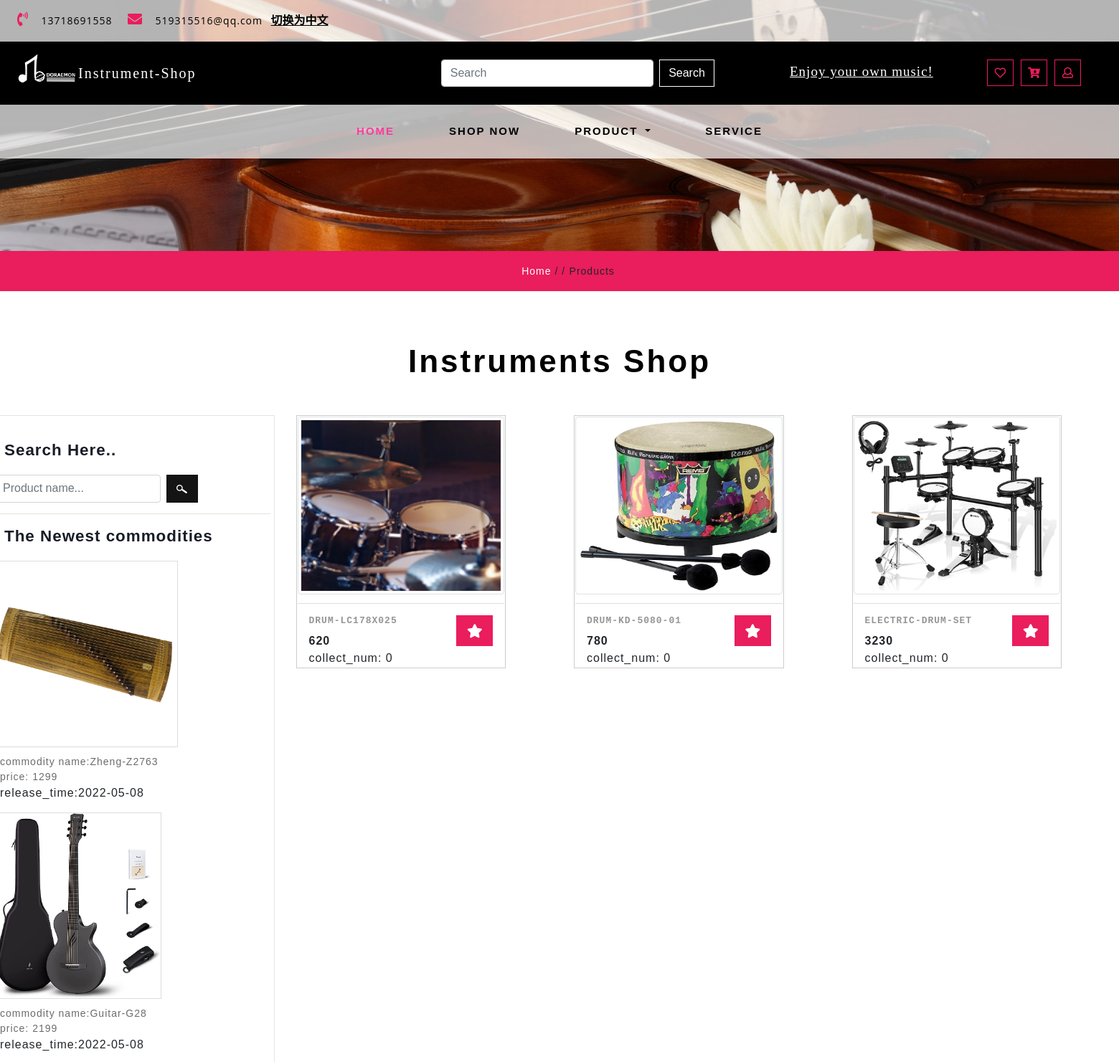
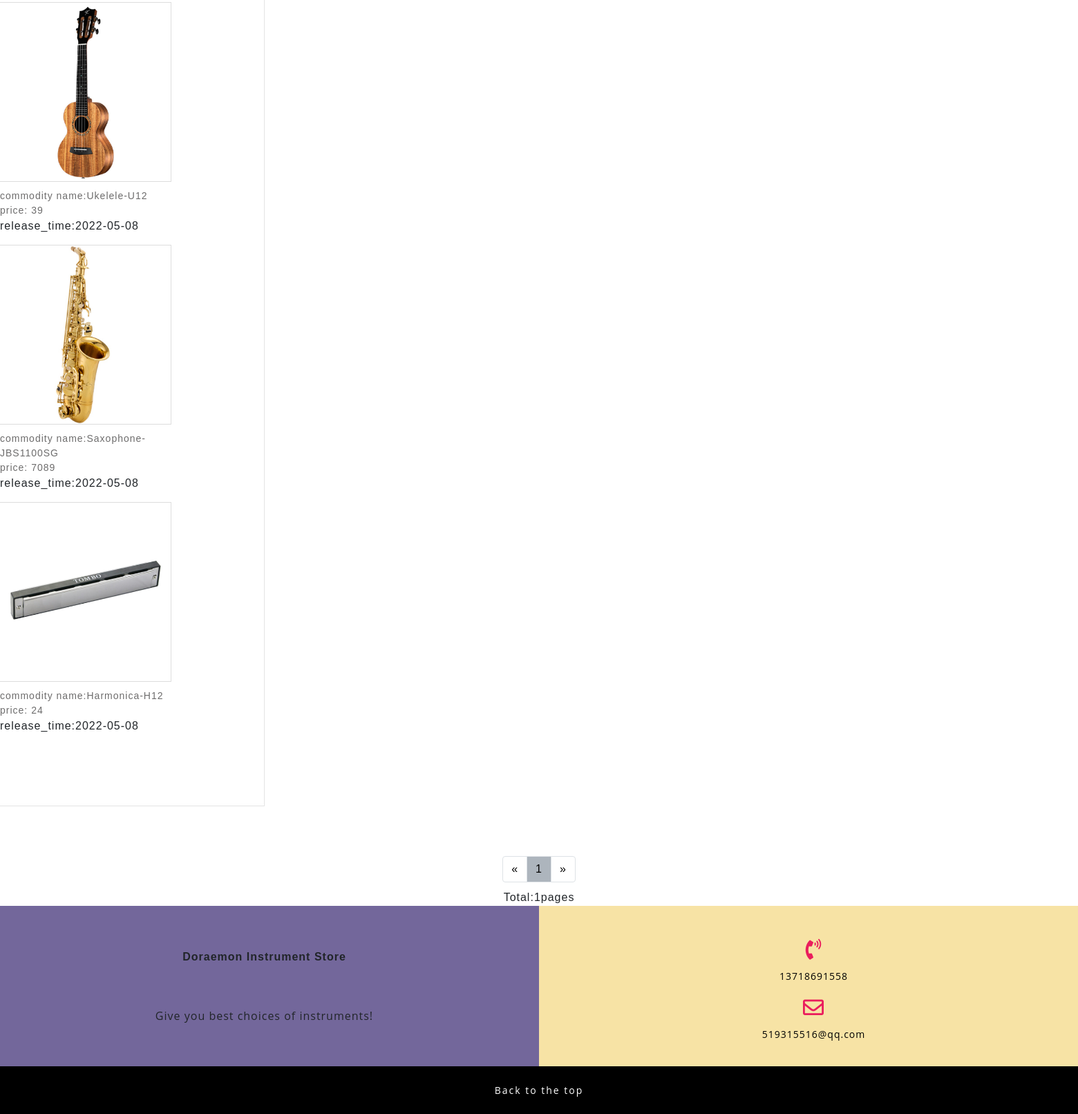
The app's page /product?type=1 with its own data (2 pictures, top to bottom).
### app/models.py (models this page shows)
class Commodity(db.Model):
    __tablename__ = "commodity"
    __table_args__ = {'extend_existing': True}
    id = db.Column(db.Integer, primary_key=True, autoincrement=True)
    commodity_name = db.Column(db.String(32), nullable=False)
    release_time = db.Column(db.DateTime, default=datetime.now)
    cargo_quantity = db.Column(db.Integer, nullable=False)
    pic_path1 = db.Column(db.String(64), nullable=True)
    pic_path2 = db.Column(db.String(64), nullable=True)
    pic_path3 = db.Column(db.String(64), nullable=True)
    price = db.Column(db.Integer, nullable=False)
    introduction = db.Column(db.String(64), nullable=True)
    type = db.Column(db.String(32), nullable=False)
    collect_num = db.Column(db.Integer, default=0)
    is_collect = db.Column(db.Boolean, default=False, nullable=False)

### app/routes.py (the view)
@app.route('/product')
def product():
    types = request.args.get('type', None)
    if not types:
        return redirect(url_for('base'))
    if not all_type[types]:
        return redirect(url_for('base'))
    page = request.args.get('page', 1, type=int)
    products = Commodity.query.filter_by(type=all_type[types]).paginate(page,
                                                                        per_page=5,
                                                                        error_out=False)
    user_id = session.get('uid')
    for commodity in products.items:
        collections = Collections.query.filter_by(user_id=user_id, commodity_id=commodity.id).first()
        if collections:
            commodity.is_collected = True
        else:
            commodity.is_collected = False
    if islogined():
        authority = session.get('authority')
        user_icon = setIcon()
    else:
        authority = 0
        user_icon = 'NULL'
    new_commodities = Commodity.query.order_by(Commodity.id.desc()).all()[0:5]
    x = new_commodities
    for a in x:
        a.release_time = a.release_time.strftime('%Y-%m-%d')
    return render_template('product.html', islogin=islogined(), products=products, types=all_type,
                           type_value=all_type.values(),
                           authority=authority, new_commodities=x, icon=user_icon, type=types,
                           user_id=user_id)

### app/functions.py (called while the page is built)
def islogined():
    if session.get('USERNAME'):
        return True
    else:
        return False

### app/templates/product.html (shortened to what this page needs)
{% extends "base.html" %}
{% block content %}
    <link href="../static/css/paginationbar.css" rel='stylesheet' type='text/css' media="all">
    <link href="../static/css/bootstrap.min.css" rel="stylesheet" type="text/css" media="all">
    <link href="../static/css/fontawesome-all.min.css" rel="stylesheet" type="text/css" media="all">
    <link rel="stylesheet" href="../static/css/shop.css" type="text/css">
    <link rel="stylesheet" type="text/css" href="../static/css/jquery-ui1.css">
    <link href="../static/css/style.css" rel='stylesheet' type='text/css' media="all">
    <div class="inner_page-banner one-img">
    </div>
    <div class="using-border py-3">
        <div class="inner_breadcrumb  ml-4">
            <ul class="short_ls">
                <li>
                    <a href="index" class="i18n" contrastName="HOME">Home</a>
                    <span>/ /</span>
                </li>
                <li class="i18n" contrastName="PRODUCTS">Products</li>
            </ul>
        </div>
    </div>
    <section class="contact py-lg-4 py-md-3 py-sm-3 py-3">
        <div class="container-fluid py-lg-5 py-md-4 py-sm-4 py-3">
            <h3 class="title text-center mb-lg-5 mb-md-4 mb-sm-4 mb-3 i18n" href="index"
                contrastName="INSTRUMENTS_SHOP">Instruments Shop</h3>
            <div class="row">
                <div class="side-bar col-lg-3">
                    <div class="search-hotel">
                        <h3 class="agileits-sear-head i18n" contrastName="SEARCH_HERE">Search Here..</h3>
                        <form class="form-inline my-lg-0" action="{{ url_for('search') }}" method="post">
                        <input class="form-control mr-sm-2" placeholder="Product name..." id="search_result"
                               name="search_result"><input type="submit" value=" ">
                    </form>
                    </div>
                    <div class="deal-leftmk left-side">
                        <h3 class="agileits-sear-head i18n" contrastName="TNC">The Newest commodities</h3>
                        {% for commodity in new_commodities %}
                            <div class="row special-sec1">
                                <div class="col-xs-4 img-deals">
                                    <img src="{{ commodity.pic_path1 }}" alt="" class="img-fluid">
                                </div>
                                <div class="col-xs-8 img-deal1">
                                    <a href="single/{{ commodity.id }}">commodity name:{{ commodity.commodity_name }}</a><br>
                                <a href="single/{{ commodity.id }}">price: {{ commodity.price }}</a><br>
                                    <span class="i18n"
                                          contrastName="RELEASE_TIME">release_time:</span><span>{{ commodity.release_time }}</span>
                                </div>
                            </div>
                        {% endfor %}
                    </div>
                </div>
                <div class="left-ads-display col-lg-9">
                    {% for product in products.items %}
                        <div class="row2">
                            <div class="col-lg-4 col-md-6 col-sm-6 product-men women_two">
                                <div class="product-toys-info">
                                    <div class="men-pro-item">
                                        <div class="men-thumb-item">
                                            <img src="{{ product.pic_path1 }}" class="img-thumbnail img-fluid" alt="">
                                        </div>
                                        <div class="item-info-product">
                                            <div class="info-product-price">
                                                <div class="grid_meta">
                                                    <div class="product_price">
                                                        <h4>
                                                            <a href="single/{{ product.id }}">{{ product.commodity_name }}</a>
                                                        </h4>
                                                        <div class="grid-price mt-2">
                                                            <span class="money ">{{ product.price }}</span><br>
                                                            <span class="i18n" contrastName="COLLECT_NUM">collect_num:</span>
                                                            <span id="collect_num">{{ product.collect_num }}</span>
                                                        </div>
                                                    </div>
                                                </div>
                                                <div class="toys single-item hvr-outline-out">
                                                    {% if authority != 1 %}
                                                    <button id="button_collect{{ product.id }}"
                                                            class="toys-cart ptoys-cart"
                                                            {% if product.is_collected %}
                                                            style="background: rgb(255, 193, 7)"
                                                            {% else %}
                                                            style="background: #ea1d5d"
                                                            {% endif %}
                                                            onclick=collect("{{ product.id }}")>
                                                        <i class="fas fa-star"></i>
                                                    </button>
                                                    {% endif %}
                                                </div>
                                            </div>
                                        </div>
                                    </div>
                                </div>
                            </div>
                        </div>
                    {% endfor %}
                </div>
            </div>
        </div>
    </section>
    <ul class="pagination-nav">
        <li class="page-item-nav">
            {% if  not products.has_prev %}
                <a class="page-link-nav" href="/product?type={{ type }}&page={{ products.page }}"
                   aria-label="Previous">
            {% endif %}
            <span aria-hidden="true">«</span>
            </a>
        </li>
        <li class="page-item-nav">
            <a class="page-link-nav"
               href="/product?type={{ type }}&page={{ products. page }}"
               style="background: #adb5bd">{{ products. page }}</a>
        </li>
        <li class="page-item-nav">
            {% if not products.has_next %}
                <a class="page-link-nav" href="/product?type={{ type }}&page={{ products.page }}"
                   aria-label="Next">
            {% endif %}
            <span aria-hidden="true">»</span>
            </a>
        </li>
    </ul>
    <ul style="display: flex;justify-content: center">
        <span class="i18n" contrastName="TOTAL2">Total: </span>{{ products.pages }} <span class="i18n"
                                                                                          contrastName="PAGES">pages</span>
    </ul>
    <section class="subscribe">
         <div class="container-fluid">
         <div class="row">
           <div class="col-lg-6 col-md-6 map-info-right px-0 text-center">
                    <div class="address-gried-2">
                        <b class="i18n" contrastName="DIS">Doraemon Instrument Store</b>
                        <p class="i18n" contrastName="GYBCOI">
                            Give you best choices of instruments!
                        </p>
                    </div>
                </div>
            <div class="col-lg-6 col-md-6 address-w3l-right text-center">
               <div class="address-gried mt-3">
                  <span class="fas fa-phone-volume"></span>
                  <p> 13718691558<br></p>
               </div>
               <div class=" address-gried mt-3">
                  <span class="far fa-envelope"></span>
                  <p><a href="mailto:info@example.com">519315516@qq.com</a>
                  </p>
               </div>
            </div>
         </div>
		 </div>
      </section>
      <footer class="py-lg-4 py-md-3 py-sm-3 py-3 text-center">
         <div class="copy-agile-right">
            <p class="i18n" contrastName="BTTT">Back to the top</p>
         </div>
      </footer>
{% endblock %}

### app/static/css/paginationbar.css (style rules this page uses)
.page-link-nav { position: relative; display: block; padding: 0.5rem 0.75rem; margin-left: -1px; line-height: 1.25; color: black; background-color: #fff; border: 1px solid #dee2e6; }
.pagination-nav { display: -webkit-box; display: -ms-flexbox; display: flex; padding-left: 0; list-style: none; border-radius: 0.25rem; justify-content: center; margin-bottom: 10px; }
.page-item-nav:first-child .page-link-nav { margin-left: 0; border-top-left-radius: 0.25rem; border-bottom-left-radius: 0.25rem; }
.page-item-nav:last-child .page-link-nav { border-top-right-radius: 0.25rem; border-bottom-right-radius: 0.25rem; }

### app/static/css/shop.css (style rules this page uses)
.toys-cart { font-size: 1em; color: #fff; margin: 0; text-decoration: none; text-transform: capitalize; border: none; background: none; outline: none; -webkit-transition: .5s all; -moz-transition: .5s all; transition: .5s all; padding:5px 7px; }
.men-pro-item { position: relative; }
.img-deals img { width: 100%; border: 1px solid #ddd; }
span.money { font-size: 1em; font-weight: 700; }
.product-toys-info { border: 1px solid #ccc; padding: 1px; }
.search-hotel form input[type="submit"] { background: url(../image/search.png) no-repeat 7px 6px #151414; width: 44px; height: 39px; border: none; padding: 0; margin-top: 0; }
h3.agileits-sear-head { color: #181c27; margin-bottom: 20px; margin-left: 15px; font-size: 1.4em; font-weight: 600; }
.search-hotel { padding: 15px 0; border-bottom: 1px solid #e5e3db; }
.side-bar { max-width: 30%; padding: 20px 5px; border: 1px solid #e4e4e4; }
.product-men.women_two { margin-bottom: 12px; }
.left-side { margin-top: 18px; overflow: auto; }
.img-deal1 { padding: 0 .5em; margin-top: 10px; }
.img-deal1 a { font-size: 14px; color: #6d6c6c; }
.special-sec1 { margin-top: 15px; margin-left: 1px; margin-right: 1px; width: calc(100% - 130px); }
.men-thumb-item { text-align: center; position: relative; }
.item-info-product { text-align: center; }
.item-info-product h4 a { color: #080808; font-size: 15px; letter-spacing: 1px; text-transform: uppercase; font-weight: 700; }
.info-product-price { margin: 12px 0; }
.product-men img { width: 100%; height: 60%; }
.grid_meta { float: left; width: 80%; text-align: left; }
.info-product-price { margin: 12px 0; padding: 1em; border-top: 1px solid #ddd; }
button.toys-cart { font-size: 1.2em; color: #fff; border:none; text-align: center; border-left:none!important; background: none; background: #ea1d5d; width:20%; padding:12px 0px }
.product_price h4 a { color: #959596; font-size:13px; font-family: 'Inconsolata', monospace; }

### records on screen
Commodity: pic_path1 (picture), commodity_name "Zheng-Z2763", price "1299", release_time "2022-05-08"
Commodity: pic_path1 (picture), commodity_name "Guitar-G28", price "2199", release_time "2022-05-08"
Commodity: pic_path1 (picture), commodity_name "Ukelele-U12", price "39", release_time "2022-05-08"
Commodity: pic_path1 (picture), commodity_name "Saxophone-JBS1100SG", price "7089", release_time "2022-05-08"
Commodity: pic_path1 (picture), commodity_name "Harmonica-H12", price "24", release_time "2022-05-08"
Commodity: pic_path1 (picture), commodity_name "DRUM-LC178X025", price "620", collect_num "0"
Commodity: pic_path1 (picture), commodity_name "DRUM-KD-5080-01", price "780", collect_num "0"
Commodity: pic_path1 (picture), commodity_name "ELECTRIC-DRUM-SET", price "3230", collect_num "0"

### other values on screen
{{ products. page }} "1"
{{ products.pages }} "1"
